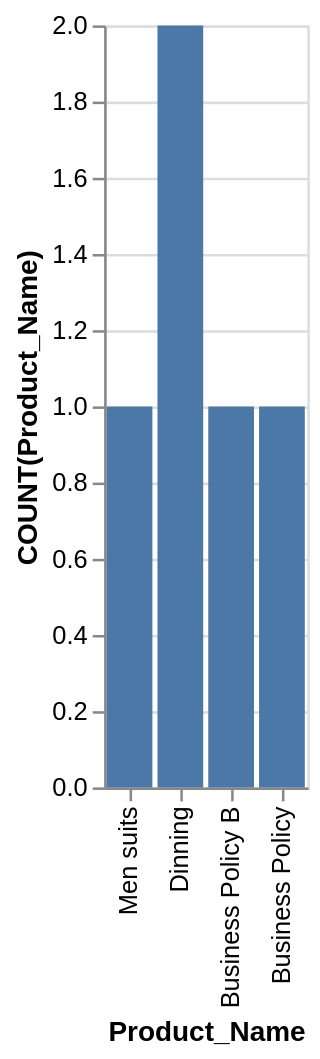

The Vega-Lite source for this figure:
### Vega-Lite specification from a JSON file in a GitHub repository (floating-point values rounded to 4 significant figures)
{"data": {"values": [{"x_data": "Men suits", "y_data": 1}, {"x_data": "Dinning", "y_data": 2}, {"x_data": "Business Policy B", "y_data": 1}, {"x_data": "Business Policy", "y_data": 1}]}, "mark": "bar", "encoding": {"x": {"field": "x_data", "type": "nominal", "title": "Product_Name", "sort": "descending"}, "y": {"field": "y_data", "type": "quantitative", "title": "COUNT(Product_Name)"}}}
